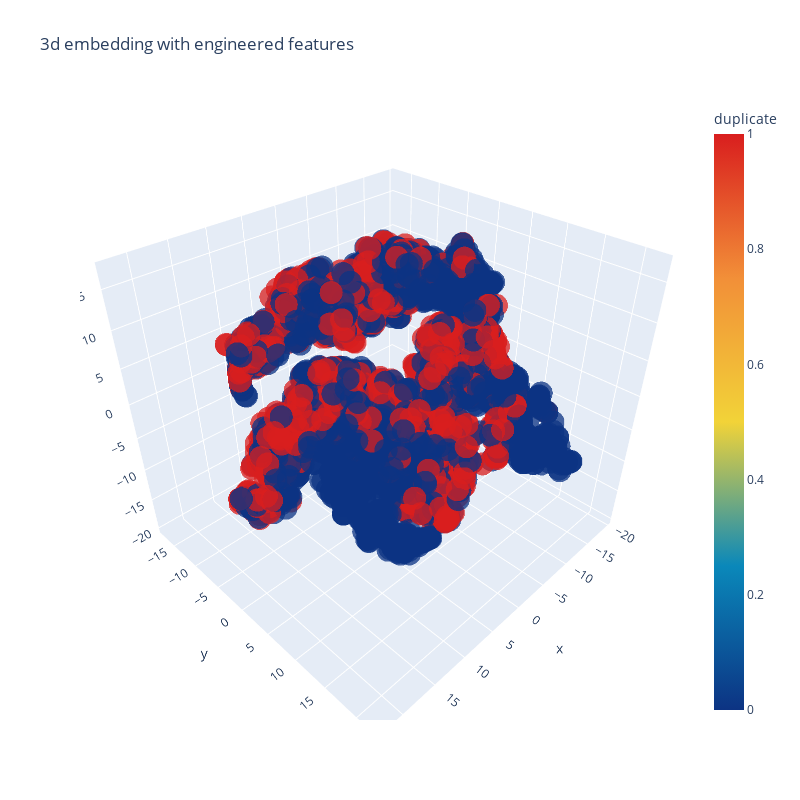

Write notebook code for a chart like this one.
### Code cell
trace1 = go.Scatter3d(
    x=tsne3d[:,0],
    y=tsne3d[:,1],
    z=tsne3d[:,2],
    mode='markers',
    marker=dict(
        sizemode='diameter',
        color = y,
        colorscale = 'Portland',
        colorbar = dict(title = 'duplicate'),
        line=dict(color='rgb(255, 255, 255)'),
        opacity=0.75
    )
)

data=[trace1]
layout=dict(height=800, width=800, title='3d embedding with engineered features')
fig=dict(data=data, layout=layout)
py.iplot(fig, filename='3DBubble')

### Figure 1 — Plotly figure (JSON) as saved in the notebook; plotly's stock layout.template omitted (floating-point values rounded to 4 significant figures; data arrays with more than 128 entries replaced by an {"elided": "..."} marker saying what was removed)
{"data": [{"marker": {"color": {"elided": "5000 int values"}, "colorbar": {"title": {"text": "duplicate"}}, "colorscale": [[0, "rgb(12,51,131)"], [0.25, "rgb(10,136,186)"], [0.5, "rgb(242,211,56)"], [0.75, "rgb(242,143,56)"], [1, "rgb(217,30,30)"]], "line": {"color": "rgb(255, 255, 255)"}, "opacity": 0.75, "sizemode": "diameter"}, "mode": "markers", "x": {"elided": "5000 float values"}, "y": {"elided": "5000 float values"}, "z": {"elided": "5000 float values"}, "type": "scatter3d"}], "layout": {"height": 800, "title": {"text": "3d embedding with engineered features"}, "width": 800}}
